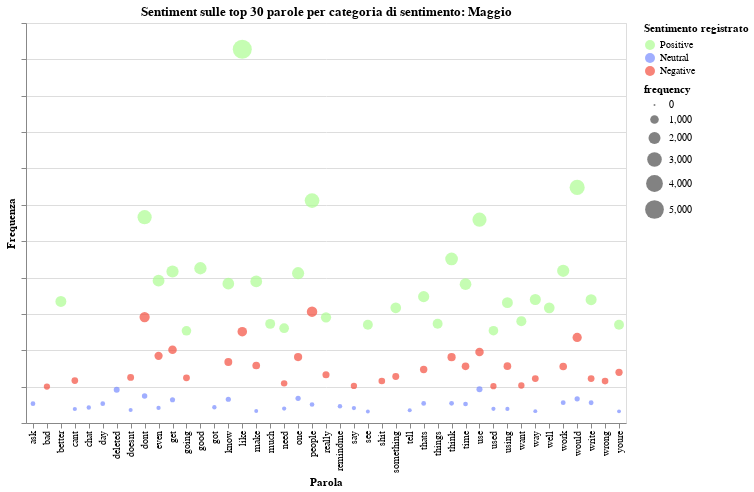

Notebook source saved alongside this figure:
### Code cell
# Concatenate the three DataFrames into a single DataFrame
df_copy = pd.concat([maypos, mayneg, mayneu], keys=['Positive', 'Negative', 'Neutral'])
options = ['Positive', 'Neutral', 'Negative']
labels = [option + ' ' for option in options]

# Define color domain and range
domain = ['pos', 'neu', 'neg']
range_ = ['#ADFC92', '#788BFF', '#F44E3F']

input_dropdown = alt.binding_radio(
    # Add the empty selection which shows all when clicked
    options=options + [None],
    labels=labels + ['All'],
    name='Selettore sentimento: '
)

selection = alt.selection_point(
    fields=['Sentiment'],
    bind=input_dropdown,
)

# Reset the index of the concatenated DataFrame
df_copy = df_copy.reset_index(level=0).rename(columns={'level_0': 'Sentiment'})
alt.data_transformers.disable_max_rows()
scatter_plot_may = alt.Chart(df_copy).mark_point(filled=True).encode(
    alt.X('word',title="Parola"),
    alt.Y('frequency', title="Frequenza").axis(labels=False),
    alt.Size('frequency'),
    alt.OpacityValue(0.7),
    alt.Color('Sentiment', title="Sentimento registrato").scale(domain=options, range=range_),
    tooltip = [alt.Tooltip('word:N'),
               alt.Tooltip('frequency:Q'),
               alt.Tooltip('frequency:Q'),
               #alt.Tooltip('Sentiment:Q')
              ]
).add_params(
    selection
).transform_filter(
    selection
).properties(
    width=600,  # Set the width of the chart to your desired value
    height=400,  # Set the height of the chart to your desired value
    title='Sentiment sulle top 30 parole per categoria di sentimento: Maggio'
).interactive()
scatter_plot_may
#scatter_plot_may.save('chart-wordsfrequency-may.html')

### Figure 1 — Vega-Lite specification as saved in the notebook (floating-point values rounded to 4 significant figures)
{"config": {"view": {"continuousWidth": 300, "continuousHeight": 300}}, "data": {"name": "data-d8064814f70fc4e5dadfa166c144c8dc"}, "mark": {"type": "point", "filled": true}, "encoding": {"color": {"field": "Sentiment", "scale": {"domain": ["Positive", "Neutral", "Negative"], "range": ["#ADFC92", "#788BFF", "#F44E3F"]}, "title": "Sentimento registrato", "type": "nominal"}, "opacity": {"value": 0.7}, "size": {"field": "frequency", "type": "quantitative"}, "tooltip": [{"field": "word", "type": "nominal"}, {"field": "frequency", "type": "quantitative"}, {"field": "frequency", "type": "quantitative"}], "x": {"field": "word", "title": "Parola", "type": "nominal"}, "y": {"axis": {"labels": false}, "field": "frequency", "title": "Frequenza", "type": "quantitative"}}, "height": 400, "params": [{"name": "param_4", "select": {"type": "point", "fields": ["Sentiment"]}, "bind": {"input": "radio", "options": ["Positive", "Neutral", "Negative", null], "labels": ["Positive ", "Neutral ", "Negative ", "All"], "name": "Selettore sentimento: "}}, {"name": "param_5", "select": {"type": "interval", "encodings": ["x", "y"]}, "bind": "scales"}], "title": "Sentiment sulle top 30 parole per categoria di sentimento: Maggio", "transform": [{"filter": {"param": "param_4"}}], "width": 600, "$schema": "https://vega.github.io/schema/vega-lite/v5.8.0.json", "datasets": {"data-d8064814f70fc4e5dadfa166c144c8dc": [{"Sentiment": "Positive", "word": "like", "frequency": 5138}, {"Sentiment": "Positive", "word": "would", "frequency": 3239}, {"Sentiment": "Positive", "word": "people", "frequency": 3058}, {"Sentiment": "Positive", "word": "dont", "frequency": 2830}, {"Sentiment": "Positive", "word": "use", "frequency": 2796}, {"Sentiment": "Positive", "word": "think", "frequency": 2256}, {"Sentiment": "Positive", "word": "good", "frequency": 2128}, {"Sentiment": "Positive", "word": "work", "frequency": 2093}, {"Sentiment": "Positive", "word": "get", "frequency": 2083}, {"Sentiment": "Positive", "word": "one", "frequency": 2060}, {"Sentiment": "Positive", "word": "even", "frequency": 1957}, {"Sentiment": "Positive", "word": "make", "frequency": 1947}, {"Sentiment": "Positive", "word": "know", "frequency": 1915}, {"Sentiment": "Positive", "word": "time", "frequency": 1909}, {"Sentiment": "Positive", "word": "thats", "frequency": 1737}, {"Sentiment": "Positive", "word": "way", "frequency": 1698}, {"Sentiment": "Positive", "word": "write", "frequency": 1696}, {"Sentiment": "Positive", "word": "better", "frequency": 1672}, {"Sentiment": "Positive", "word": "using", "frequency": 1655}, {"Sentiment": "Positive", "word": "something", "frequency": 1584}, {"Sentiment": "Positive", "word": "well", "frequency": 1583}, {"Sentiment": "Positive", "word": "really", "frequency": 1454}, {"Sentiment": "Positive", "word": "want", "frequency": 1400}, {"Sentiment": "Positive", "word": "things", "frequency": 1366}, {"Sentiment": "Positive", "word": "much", "frequency": 1363}, {"Sentiment": "Positive", "word": "youre", "frequency": 1351}, {"Sentiment": "Positive", "word": "see", "frequency": 1350}, {"Sentiment": "Positive", "word": "need", "frequency": 1303}, {"Sentiment": "Positive", "word": "used", "frequency": 1269}, {"Sentiment": "Positive", "word": "going", "frequency": 1268}, {"Sentiment": "Negative", "word": "people", "frequency": 1531}, {"Sentiment": "Negative", "word": "dont", "frequency": 1456}, {"Sentiment": "Negative", "word": "like", "frequency": 1255}, {"Sentiment": "Negative", "word": "would", "frequency": 1177}, {"Sentiment": "Negative", "word": "get", "frequency": 1007}, {"Sentiment": "Negative", "word": "use", "frequency": 975}, {"Sentiment": "Negative", "word": "even", "frequency": 923}, {"Sentiment": "Negative", "word": "one", "frequency": 906}, {"Sentiment": "Negative", "word": "think", "frequency": 905}, {"Sentiment": "Negative", "word": "know", "frequency": 838}, {"Sentiment": "Negative", "word": "make", "frequency": 791}, {"Sentiment": "Negative", "word": "using", "frequency": 782}, {"Sentiment": "Negative", "word": "time", "frequency": 779}, {"Sentiment": "Negative", "word": "work", "frequency": 776}, {"Sentiment": "Negative", "word": "thats", "frequency": 736}, {"Sentiment": "Negative", "word": "youre", "frequency": 697}, {"Sentiment": "Negative", "word": "really", "frequency": 664}, {"Sentiment": "Negative", "word": "something", "frequency": 639}, {"Sentiment": "Negative", "word": "doesnt", "frequency": 627}, {"Sentiment": "Negative", "word": "going", "frequency": 621}, {"Sentiment": "Negative", "word": "way", "frequency": 611}, {"Sentiment": "Negative", "word": "write", "frequency": 611}, {"Sentiment": "Negative", "word": "cant", "frequency": 583}, {"Sentiment": "Negative", "word": "shit", "frequency": 578}, {"Sentiment": "Negative", "word": "wrong", "frequency": 576}, {"Sentiment": "Negative", "word": "need", "frequency": 545}, {"Sentiment": "Negative", "word": "want", "frequency": 516}, {"Sentiment": "Negative", "word": "say", "frequency": 509}, {"Sentiment": "Negative", "word": "used", "frequency": 507}, {"Sentiment": "Negative", "word": "bad", "frequency": 501}, {"Sentiment": "Neutral", "word": "use", "frequency": 465}, {"Sentiment": "Neutral", "word": "deleted", "frequency": 457}, {"Sentiment": "Neutral", "word": "dont", "frequency": 372}, {"Sentiment": "Neutral", "word": "one", "frequency": 339}, {"Sentiment": "Neutral", "word": "would", "frequency": 332}, {"Sentiment": "Neutral", "word": "know", "frequency": 326}, {"Sentiment": "Neutral", "word": "get", "frequency": 319}, {"Sentiment": "Neutral", "word": "work", "frequency": 280}, {"Sentiment": "Neutral", "word": "write", "frequency": 279}, {"Sentiment": "Neutral", "word": "think", "frequency": 271}, {"Sentiment": "Neutral", "word": "thats", "frequency": 269}, {"Sentiment": "Neutral", "word": "ask", "frequency": 266}, {"Sentiment": "Neutral", "word": "day", "frequency": 265}, {"Sentiment": "Neutral", "word": "time", "frequency": 261}, {"Sentiment": "Neutral", "word": "people", "frequency": 254}, {"Sentiment": "Neutral", "word": "remindme", "frequency": 231}, {"Sentiment": "Neutral", "word": "got", "frequency": 216}, {"Sentiment": "Neutral", "word": "chat", "frequency": 213}, {"Sentiment": "Neutral", "word": "even", "frequency": 207}, {"Sentiment": "Neutral", "word": "say", "frequency": 206}, {"Sentiment": "Neutral", "word": "need", "frequency": 199}, {"Sentiment": "Neutral", "word": "used", "frequency": 195}, {"Sentiment": "Neutral", "word": "using", "frequency": 194}, {"Sentiment": "Neutral", "word": "cant", "frequency": 193}, {"Sentiment": "Neutral", "word": "doesnt", "frequency": 180}, {"Sentiment": "Neutral", "word": "tell", "frequency": 174}, {"Sentiment": "Neutral", "word": "make", "frequency": 165}, {"Sentiment": "Neutral", "word": "way", "frequency": 163}, {"Sentiment": "Neutral", "word": "youre", "frequency": 160}, {"Sentiment": "Neutral", "word": "see", "frequency": 158}]}}
